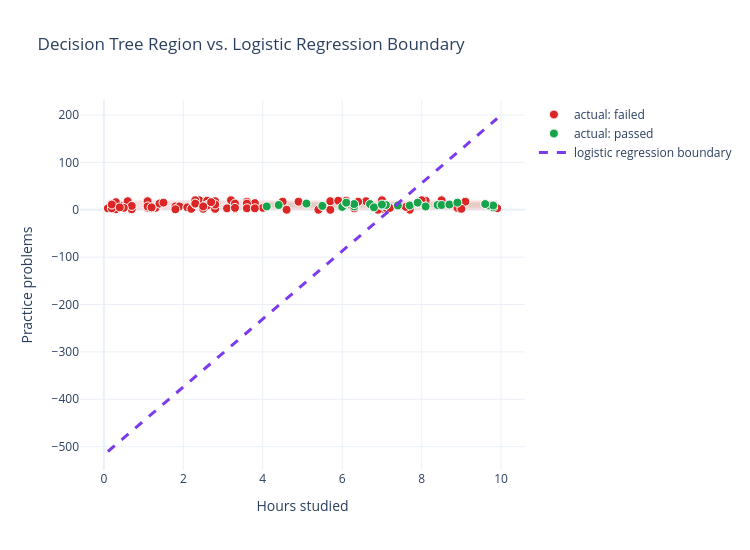

The notebook cell saved with this chart:
### Markdown cell above
<details>
<summary>Show code</summary>

```python
tree_2feat_model = DecisionTreeClassifier(max_depth=3, random_state=0)
tree_2feat_model.fit(pass_df[["hours_studied", "practice_problems"]], pass_df["passed"])

logistic_2feat_model = LogisticRegression()
logistic_2feat_model.fit(pass_df[["hours_studied", "practice_problems"]], pass_df["passed"])

tree_accuracy = tree_2feat_model.score(pass_df[["hours_studied", "practice_problems"]], pass_df["passed"])
logistic_accuracy = logistic_2feat_model.score(pass_df[["hours_studied", "practice_problems"]], pass_df["passed"])
print(f"Logistic regression accuracy: {logistic_accuracy:.3f}")
print(f"Decision tree accuracy:       {tree_accuracy:.3f}")

grid_hours = np.linspace(pass_df["hours_studied"].min(), pass_df["hours_studied"].max(), 200)
grid_practice = np.linspace(pass_df["practice_problems"].min(), pass_df["practice_problems"].max(), 200)
grid_x, grid_y = np.meshgrid(grid_hours, grid_practice)
grid_points = pd.DataFrame({"hours_studied": grid_x.ravel(), "practice_problems": grid_y.ravel()})
grid_predictions = tree_2feat_model.predict(grid_points).reshape(grid_x.shape)

w1, w2 = logistic_2feat_model.coef_[0]
b = logistic_2feat_model.intercept_[0]
boundary_x1 = np.linspace(pass_df["hours_studied"].min(), pass_df["hours_studied"].max(), 50)
boundary_x2 = -(b + w1 * boundary_x1) / w2

boundary_figure = go.Figure()
boundary_figure.add_trace(
    go.Contour(
        x=grid_hours, y=grid_practice, z=grid_predictions,
        showscale=False, colorscale=[[0, "rgba(220,38,38,0.15)"], [1, "rgba(22,163,74,0.15)"]],
        contours=dict(start=0, end=1, size=1, coloring="fill"),
        line=dict(width=0), hoverinfo="skip",
    )
)
for passed_value, color, label in [(0, "#dc2626", "actual: failed"), (1, "#16a34a", "actual: passed")]:
    subset = pass_df[pass_df["passed"] == passed_value]
    boundary_figure.add_trace(
        go.Scatter(
            x=subset["hours_studied"], y=subset["practice_problems"], mode="markers",
            marker=dict(size=9, color=color, line=dict(width=1, color="white")), name=label,
        )
    )
boundary_figure.add_trace(
    go.Scatter(
        x=boundary_x1, y=boundary_x2, mode="lines",
        line=dict(color="#7c3aed", width=3, dash="dash"), name="logistic regression boundary",
    )
)
boundary_figure.update_layout(
    title="Decision Tree Region vs. Logistic Regression Boundary",
    xaxis_title="Hours studied", yaxis_title="Practice problems",
    template="plotly_white", width=750, height=550,
)
boundary_figure.show()
```

</details>

### Code cell
tree_2feat_model = DecisionTreeClassifier(max_depth=3, random_state=0)
tree_2feat_model.fit(pass_df[["hours_studied", "practice_problems"]], pass_df["passed"])

logistic_2feat_model = LogisticRegression()
logistic_2feat_model.fit(pass_df[["hours_studied", "practice_problems"]], pass_df["passed"])

tree_accuracy = tree_2feat_model.score(pass_df[["hours_studied", "practice_problems"]], pass_df["passed"])
logistic_accuracy = logistic_2feat_model.score(pass_df[["hours_studied", "practice_problems"]], pass_df["passed"])
print(f"Logistic regression accuracy: {logistic_accuracy:.3f}")
print(f"Decision tree accuracy:       {tree_accuracy:.3f}")

grid_hours = np.linspace(pass_df["hours_studied"].min(), pass_df["hours_studied"].max(), 200)
grid_practice = np.linspace(pass_df["practice_problems"].min(), pass_df["practice_problems"].max(), 200)
grid_x, grid_y = np.meshgrid(grid_hours, grid_practice)
grid_points = pd.DataFrame({"hours_studied": grid_x.ravel(), "practice_problems": grid_y.ravel()})
grid_predictions = tree_2feat_model.predict(grid_points).reshape(grid_x.shape)

w1, w2 = logistic_2feat_model.coef_[0]
b = logistic_2feat_model.intercept_[0]
boundary_x1 = np.linspace(pass_df["hours_studied"].min(), pass_df["hours_studied"].max(), 50)
boundary_x2 = -(b + w1 * boundary_x1) / w2

boundary_figure = go.Figure()
boundary_figure.add_trace(
    go.Contour(
        x=grid_hours, y=grid_practice, z=grid_predictions,
        showscale=False, colorscale=[[0, "rgba(220,38,38,0.15)"], [1, "rgba(22,163,74,0.15)"]],
        contours=dict(start=0, end=1, size=1, coloring="fill"),
        line=dict(width=0), hoverinfo="skip",
    )
)
for passed_value, color, label in [(0, "#dc2626", "actual: failed"), (1, "#16a34a", "actual: passed")]:
    subset = pass_df[pass_df["passed"] == passed_value]
    boundary_figure.add_trace(
        go.Scatter(
            x=subset["hours_studied"], y=subset["practice_problems"], mode="markers",
            marker=dict(size=9, color=color, line=dict(width=1, color="white")), name=label,
        )
    )
boundary_figure.add_trace(
    go.Scatter(
        x=boundary_x1, y=boundary_x2, mode="lines",
        line=dict(color="#7c3aed", width=3, dash="dash"), name="logistic regression boundary",
    )
)
boundary_figure.update_layout(
    title="Decision Tree Region vs. Logistic Regression Boundary",
    xaxis_title="Hours studied", yaxis_title="Practice problems",
    template="plotly_white", width=750, height=550,
)
boundary_figure.show()

### Figure 1 — Plotly figure (JSON) as saved in the notebook; plotly's stock layout.template omitted (floating-point values rounded to 4 significant figures; data arrays with more than 128 entries replaced by an {"elided": "..."} marker saying what was removed)
{"data": [{"colorscale": [[0, "rgba(220,38,38,0.15)"], [1, "rgba(22,163,74,0.15)"]], "contours": {"coloring": "fill", "end": 1, "size": 1, "start": 0}, "hoverinfo": "skip", "line": {"width": 0}, "showscale": false, "type": "contour", "x": {"elided": "200 float values"}, "y": {"elided": "200 float values"}, "z": {"elided": "200x200 int values"}}, {"marker": {"color": "#dc2626", "line": {"color": "white", "width": 1}, "size": 9}, "mode": "markers", "name": "actual: failed", "type": "scatter", "x": [6.6, 0.7, 7.0, 3.2, 4.5, 0.6, 1.8, 1.1, 8.5, 7.0, 2.4, 1.3, 1.9, 2.8, 7.1, 0.7, 3.1, 6.3, 4.0, 9.9, 7.7, 0.1, 3.3, 0.2, 1.1, 3.6, 7.9, 3.8, 0.3, 2.6, 3.3, 5.7, 0.2, 7.6, 2.3, 0.4, 3.6, 8.1, 0.3, 2.6, 1.2, 7.2, 1.1, 3.6, 2.1, 8.9, 8.0, 2.2, 4.9, 5.4, 2.8, 0.5, 3.3, 1.8, 2.3, 2.3, 2.5, 2.8, 5.7, 2.8, 6.1, 1.1, 5.9, 6.2, 0.2, 3.6, 1.4, 9.1, 2.6, 2.7, 7.0, 6.4, 2.5, 1.2, 4.6, 3.8, 1.5, 6.9, 0.4, 9.0], "y": [18, 1, 16, 20, 17, 18, 7, 4, 20, 2, 20, 4, 7, 1, 4, 8, 3, 3, 4, 3, 0, 3, 13, 12, 18, 17, 16, 14, 1, 19, 2, 0, 3, 6, 20, 9, 9, 19, 16, 10, 3, 4, 18, 13, 5, 4, 20, 2, 17, 0, 18, 4, 4, 1, 12, 13, 2, 2, 18, 11, 19, 7, 19, 11, 11, 3, 13, 17, 9, 16, 20, 17, 7, 5, 0, 3, 15, 0, 5, 2]}, {"marker": {"color": "#16a34a", "line": {"color": "white", "width": 1}, "size": 9}, "mode": "markers", "name": "actual: passed", "type": "scatter", "x": [7.0, 9.8, 7.1, 5.1, 8.4, 7.7, 5.5, 8.5, 4.1, 9.7, 5.5, 7.9, 7.4, 6.0, 6.3, 8.7, 6.1, 4.4, 8.1, 9.8, 7.9, 6.8, 6.3, 8.9, 9.6, 6.7, 6.8, 8.1, 6.1, 7.0], "y": [9, 5, 10, 13, 10, 9, 9, 10, 7, 9, 8, 14, 9, 6, 7, 11, 14, 10, 6, 9, 15, 6, 12, 15, 12, 12, 5, 7, 15, 11]}, {"line": {"color": "#7c3aed", "dash": "dash", "width": 3}, "mode": "lines", "name": "logistic regression boundary", "type": "scatter", "x": [0.1, 0.3, 0.5, 0.7, 0.9, 1.1, 1.3, 1.5, 1.7, 1.9, 2.1, 2.3, 2.5, 2.7, 2.9, 3.1, 3.3, 3.5, 3.7, 3.9, 4.1, 4.3, 4.5, 4.7, 4.9, 5.1, 5.3, 5.5, 5.7, 5.9, 6.1, 6.3, 6.5, 6.7, 6.9, 7.1, 7.3, 7.5, 7.7, 7.9, 8.1, 8.3, 8.5, 8.7, 8.9, 9.1, 9.3, 9.5, 9.7, 9.9], "y": [-510.2, -495.9, -481.5, -467.2, -452.9, -438.5, -424.2, -409.8, -395.5, -381.1, -366.8, -352.5, -338.1, -323.8, -309.4, -295.1, -280.7, -266.4, -252.1, -237.7, -223.4, -209.0, -194.7, -180.3, -166.0, -151.7, -137.3, -123.0, -108.6, -94.29, -79.94, -65.6, -51.26, -36.92, -22.57, -8.232, 6.111, 20.45, 34.8, 49.14, 63.48, 77.82, 92.17, 106.5, 120.9, 135.2, 149.5, 163.9, 178.2, 192.6]}], "layout": {"height": 550, "title": {"text": "Decision Tree Region vs. Logistic Regression Boundary"}, "width": 750, "xaxis": {"title": {"text": "Hours studied"}}, "yaxis": {"title": {"text": "Practice problems"}}}}
